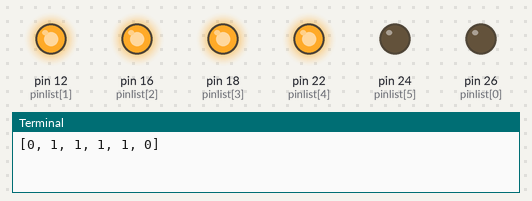
Simulated run of this program. Board: Raspberry Pi (header pin numbers). On the bench: output pins drawn as LEDs (lit = HIGH), the last lines printed to the terminal. The clock reads 2024-03-15 10:24:30 at power-on unless the program sets it.

Above: at 0.1 s.
At 4.1 s:
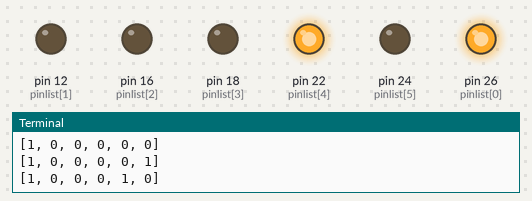
At 9.1 s:
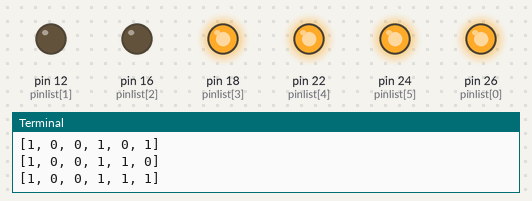
At 19.1 s:
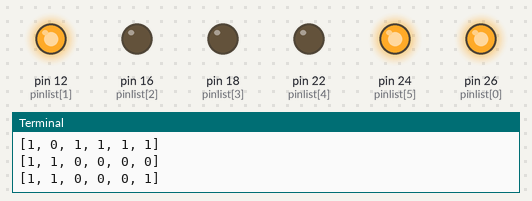
At 29.1 s:
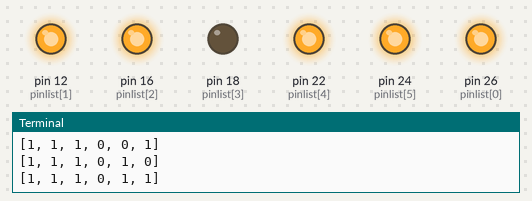
At 39.1 s:
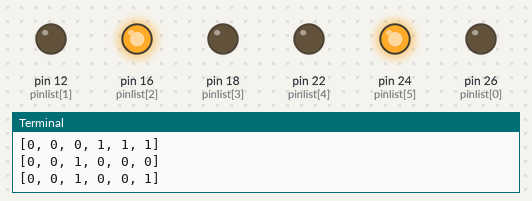
Timing chart, 0 to 40.0 s (numbered marks = the images above):
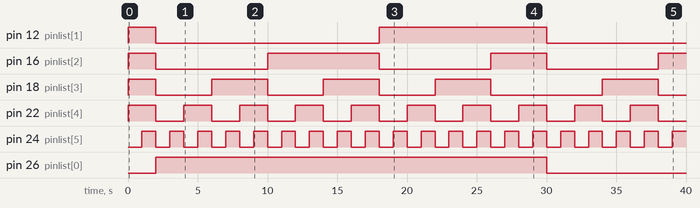

Measured:
- by itself, pin 12 (pinlist[1]): LOW → HIGH at 0.00 s, → LOW 2.0 s later, → HIGH 16.0 s later, → LOW 12.0 s later
- by itself, pin 16 (pinlist[2]): goes HIGH 2.0 s, LOW 8.0 s, HIGH 8.0 s, LOW 8.0 s, HIGH 4.0 s, LOW 8.0 s, then HIGH
- by itself, pin 18 (pinlist[3]): goes HIGH 2.0 s, 3 × (LOW 4.0 s, HIGH 4.0 s), LOW 8.0 s, HIGH 4.0 s, then LOW
- by itself, pin 22 (pinlist[4]): alternates HIGH for 2.0 s and LOW for 2.0 s
- by itself, pin 24 (pinlist[5]): alternates HIGH for 1.0 s and LOW for 1.0 s
- by itself, pin 26 (pinlist[0]): LOW → HIGH at 2.0 s, → LOW 28.0 s later

The program:

binary_rasp.py
```python
import RPi.GPIO as GPIO #PI GPIO module
import time


def decimaltobinary(decimal):
    '''converts to variable length array,of ones and zeros'''
    binary_list = []
    while decimal is not 0:
        binary_list.append(decimal % 2)
        decimal = decimal // 2
    binary_list.reverse()
    return binary_list


# print(decimaltobinary(10))
# print(decimaltobinary(11))
# print(decimaltobinary(59))
# print(decimaltobinary(46))


GPIO.setwarnings(False)
GPIO.setmode(GPIO.BOARD)#BOARD LAYOUT ,its important

pinlist = [26,12,16,18,22,24] #Currently used board pins found here https://pinout.xyz/pinout/pin18_gpio24
for i in pinlist:
    GPIO.setup(i,GPIO.OUT,initial=GPIO.LOW) #setting everything to zero
while True:
    current_time = time.localtime() #getting current time
    #print(decimaltobinary(current_time.tm_sec))
    current_sec = decimaltobinary(current_time.tm_sec) #converting to binary
    zero_list = []
    for k in range(0,6-len(current_sec)): #making a zero filled padding list,to be able to iterate trough all the pins with the 1,0 setting`
        zero_list.append(0)
    end_list = zero_list +current_sec #this is the correct way to append a zero padding and the variable length seconds array
    print(end_list)
    for i in range(0,6): #iterating thruogh pinlist and end list
        if end_list[i] == 0: #this is the off setting
            GPIO.output(pinlist[i],GPIO.LOW)
        if end_list[i] == 1:
            GPIO.output(pinlist[i],GPIO.HIGH) #this is the on setting
    time.sleep(1) #this is a second timer
```
